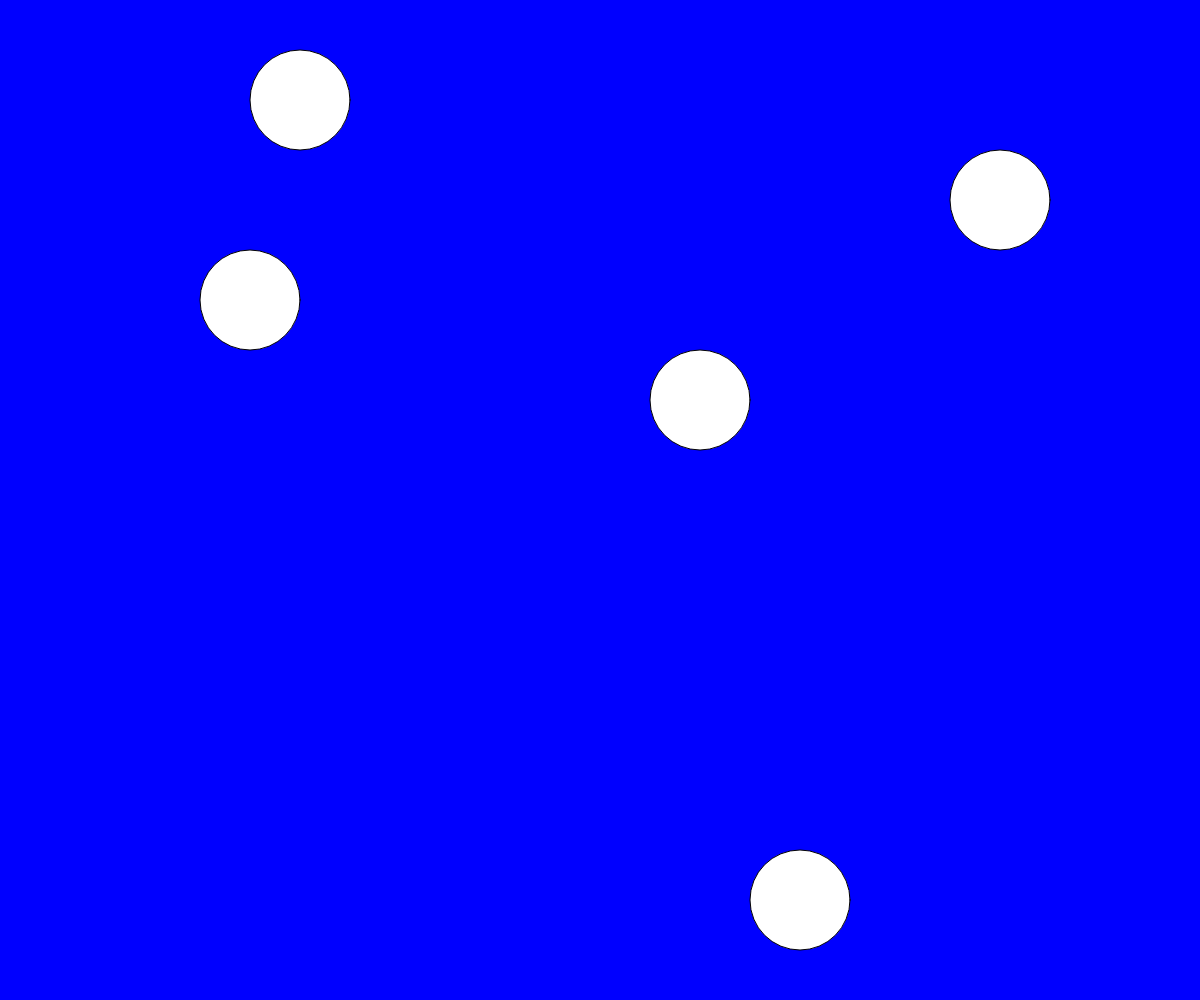
Frame 1 (no input)
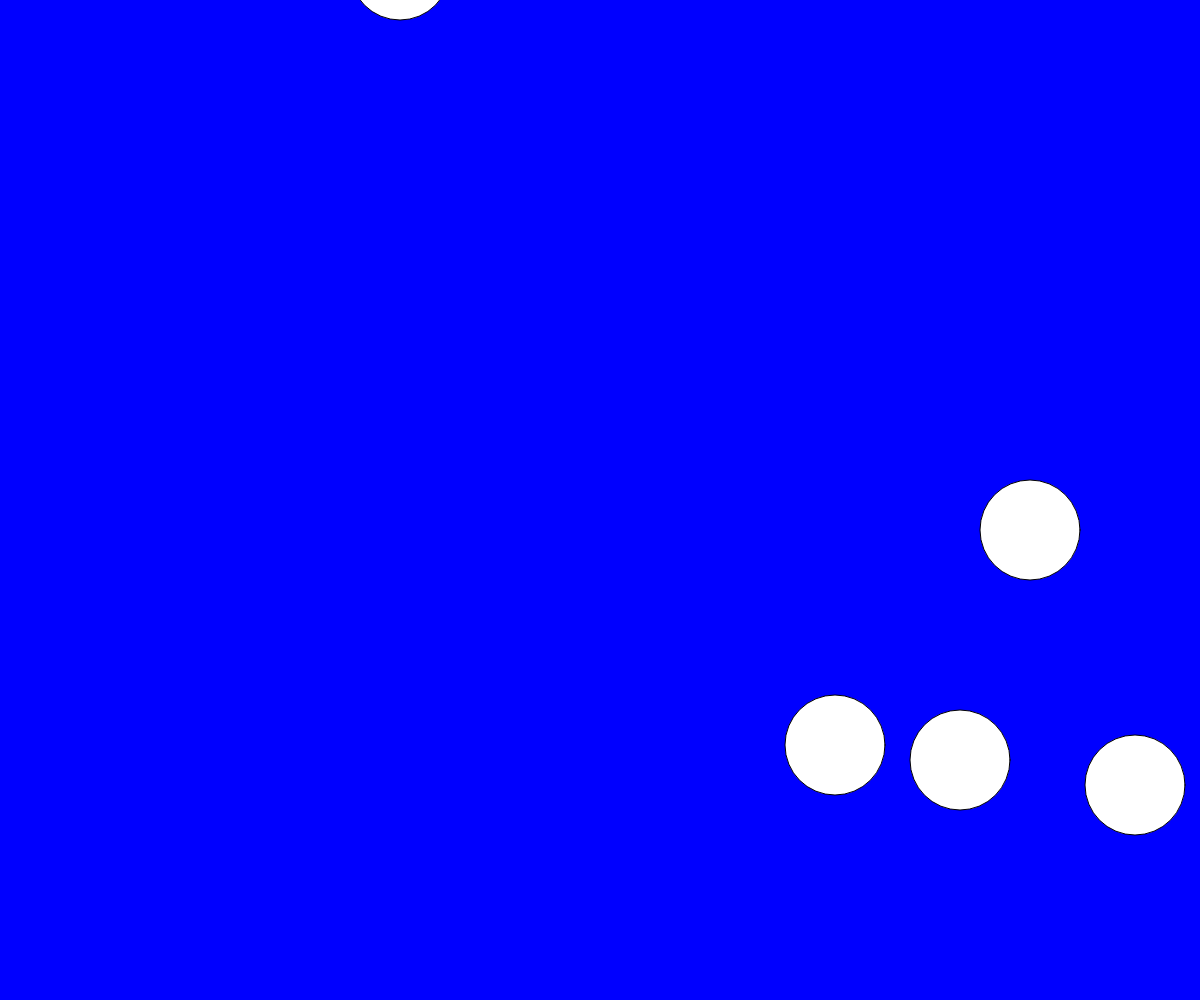
Frame 60 (no input)
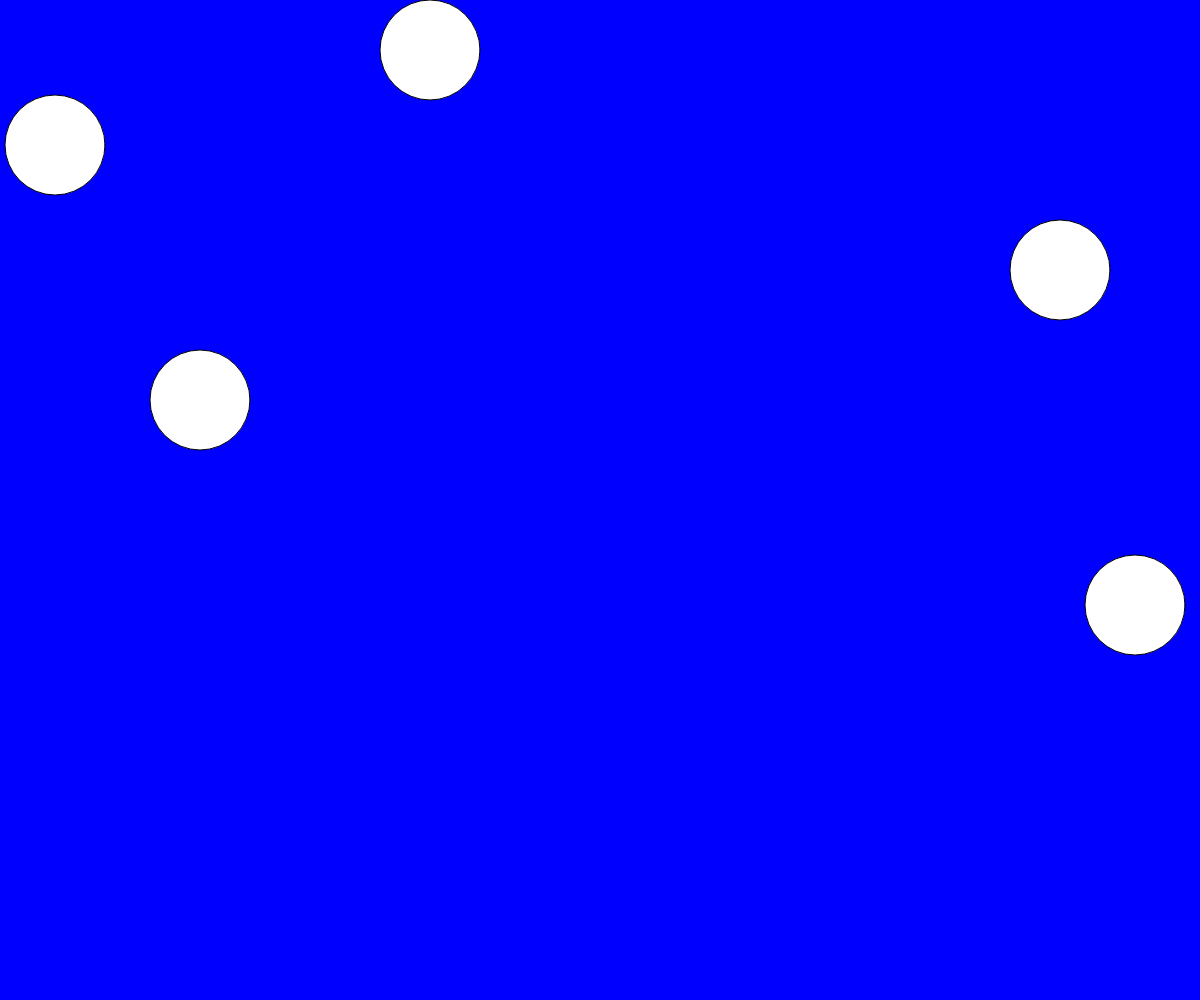
Frame 120 (the mouse pressed at the canvas centre since frame 60)

The p5.js sketch that drew these frames (run headless with seeded random() and noise() and a simulated clock; from frame 60 on, the mouse is pressed at the canvas centre):

// p5.js sketch
// ── sketch.js
let xposlist = [700,800,250,300,1000];
let yposlist = [400,900,300,100,200];
let yspeedlist = [15,10,30,20,45];
let xspeedlist = [15,10,30,20,45];
function setup() {
createCanvas(windowWidth,windowHeight);


}

function draw() {

  background(0,0,255);

for( let i= 0; i < xposlist.length; i= i+1){

  circle(xposlist[i],yposlist[i],100);

  yposlist[i] = yposlist[i] + yspeedlist[i];
  xposlist[i] = xposlist[i] + xspeedlist[i];

  if(yposlist[i] > height){
    yspeedlist[i] = -yspeedlist[i];
  }

  if(yposlist[i] < 0){
    yspeedlist[i] = -yspeedlist[i];
  }

  if(xposlist[i] > width){
    xspeedlist[i] = -xspeedlist[i];
  }

  if(xposlist[i] < 0){
    xspeedlist[i] = -xspeedlist[i];
  }

}



}
